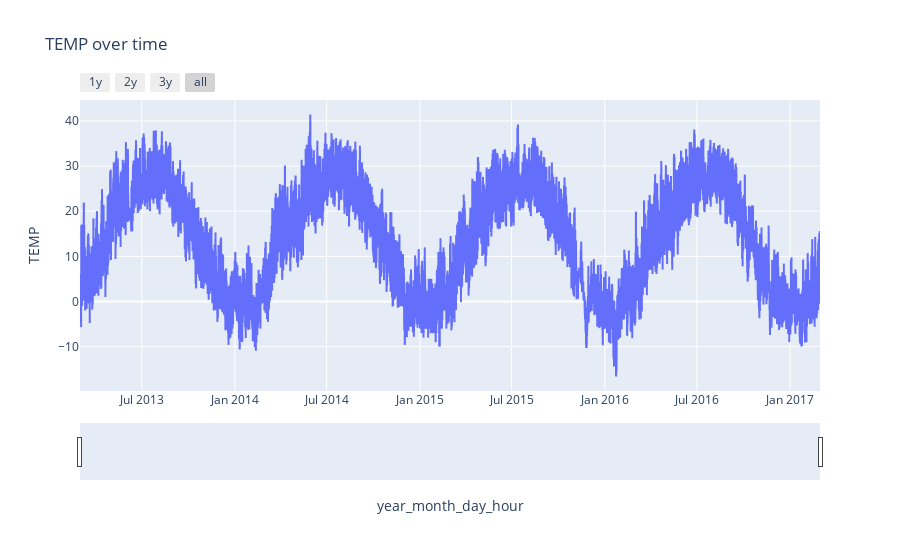

The notebook cell this image was saved under:
### Code cell
fig = px.line(df, y="TEMP", title="TEMP over time")
fig.update_xaxes(
    rangeslider_visible=True,
    rangeselector=dict(
        buttons=list(
            [
                dict(count=1, label="1y", step="year", stepmode="backward"),
                dict(count=2, label="2y", step="year", stepmode="backward"),
                dict(count=3, label="3y", step="year", stepmode="backward"),
                dict(step="all"),
            ]
        )
    ),
)
fig.show()

### Figure 1 — Plotly figure (JSON) as saved in the notebook; plotly's stock layout.template omitted (floating-point values rounded to 4 significant figures; data arrays with more than 128 entries replaced by an {"elided": "..."} marker saying what was removed)
{"data": [{"hovertemplate": "year_month_day_hour=%{x}<br>TEMP=%{y}<extra></extra>", "legendgroup": "", "line": {"color": "#636efa", "dash": "solid"}, "marker": {"symbol": "circle"}, "mode": "lines", "name": "", "showlegend": false, "type": "scattergl", "x": {"elided": "35064 str values"}, "xaxis": "x", "y": {"elided": "35064 float values"}, "yaxis": "y"}], "layout": {"legend": {"tracegroupgap": 0}, "title": {"text": "TEMP over time"}, "xaxis": {"anchor": "y", "domain": [0, 1], "rangeselector": {"buttons": [{"count": 1, "label": "1y", "step": "year", "stepmode": "backward"}, {"count": 2, "label": "2y", "step": "year", "stepmode": "backward"}, {"count": 3, "label": "3y", "step": "year", "stepmode": "backward"}, {"step": "all"}]}, "rangeslider": {"visible": true}, "title": {"text": "year_month_day_hour"}}, "yaxis": {"anchor": "x", "domain": [0, 1], "title": {"text": "TEMP"}}}}
